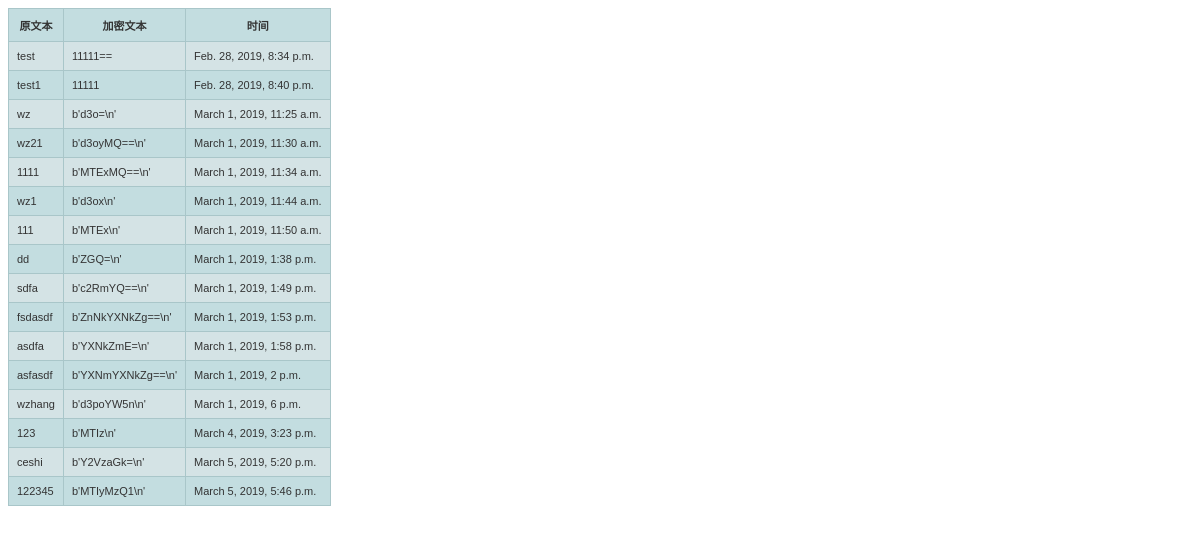
The page /md5/ on the database its author committed.
### md5/models.py (models this page shows, shortened)
class EncryptedRecord(models.Model):
    encry_date = models.DateTimeField('date encrypted')
    encry_text = models.CharField(max_length=1000, default='')
    text = models.CharField(max_length=1000, default='')

### md5/views.py (the view)
# urls.py: path('', views.IndexView.as_view(), name='index'),
class IndexView(generic.ListView):
    template_name = 'md5/index.html'
    context_object_name = 'latest_encrypt_list'
    def get_queryset(self):
        a = EncryptedRecord.objects.all()[:]
        return a

### md5/templates/md5/index.html (shortened to what this page needs)
{% if latest_encrypt_list %}
    <table class="altrowstable" id="alternatecolor">
        <tr>
            <th>原文本</th>
            <th>加密文本</th>
            <th>时间</th>
        </tr>
    {% for ecnrypt in latest_encrypt_list %}
        <tr>
            <td>{{ecnrypt.text}}</td>
            <td>{{ecnrypt.encry_text}}</td>
            <td>{{ecnrypt.encry_date}}</td>
        </tr>
    {% endfor %}
    </table>
{% else %}
    <p>No md5 are available.</p>
{% endif %}

### md5/templates/md5/index.html (style rules this page uses)
table.altrowstable { font-family: verdana,arial,sans-serif; font-size:11px; color:#333333; border-width: 1px; border-color: #a9c6c9; border-collapse: collapse; }
table.altrowstable th { border-width: 1px; padding: 8px; border-style: solid; border-color: #a9c6c9; }
table.altrowstable td { border-width: 1px; padding: 8px; border-style: solid; border-color: #a9c6c9; }
.oddrowcolor { background-color:#d4e3e5; }
.evenrowcolor { background-color:#c3dde0; }

### rows shown on the page
EncryptedRecord: text "test", encry_text "11111==", encry_date "Feb. 28, 2019, 8:34 p.m."
EncryptedRecord: text "test1", encry_text "11111", encry_date "Feb. 28, 2019, 8:40 p.m."
EncryptedRecord: text "wz", encry_text "b'd3o=\\n'", encry_date "March 1, 2019, 11:25 a.m."
EncryptedRecord: text "wz21", encry_text "b'd3oyMQ==\\n'", encry_date "March 1, 2019, 11:30 a.m."
EncryptedRecord: text "1111", encry_text "b'MTExMQ==\\n'", encry_date "March 1, 2019, 11:34 a.m."
EncryptedRecord: text "wz1", encry_text "b'd3ox\\n'", encry_date "March 1, 2019, 11:44 a.m."
EncryptedRecord: text "111", encry_text "b'MTEx\\n'", encry_date "March 1, 2019, 11:50 a.m."
EncryptedRecord: text "dd", encry_text "b'ZGQ=\\n'", encry_date "March 1, 2019, 1:38 p.m."
EncryptedRecord: text "sdfa", encry_text "b'c2RmYQ==\\n'", encry_date "March 1, 2019, 1:49 p.m."
EncryptedRecord: text "fsdasdf", encry_text "b'ZnNkYXNkZg==\\n'", encry_date "March 1, 2019, 1:53 p.m."
EncryptedRecord: text "asdfa", encry_text "b'YXNkZmE=\\n'", encry_date "March 1, 2019, 1:58 p.m."
EncryptedRecord: text "asfasdf", encry_text "b'YXNmYXNkZg==\\n'", encry_date "March 1, 2019, 2 p.m."
EncryptedRecord: text "wzhang", encry_text "b'd3poYW5n\\n'", encry_date "March 1, 2019, 6 p.m."
EncryptedRecord: text "123", encry_text "b'MTIz\\n'", encry_date "March 4, 2019, 3:23 p.m."
EncryptedRecord: text "ceshi", encry_text "b'Y2VzaGk=\\n'", encry_date "March 5, 2019, 5:20 p.m."
EncryptedRecord: text "122345", encry_text "b'MTIyMzQ1\\n'", encry_date "March 5, 2019, 5:46 p.m."
